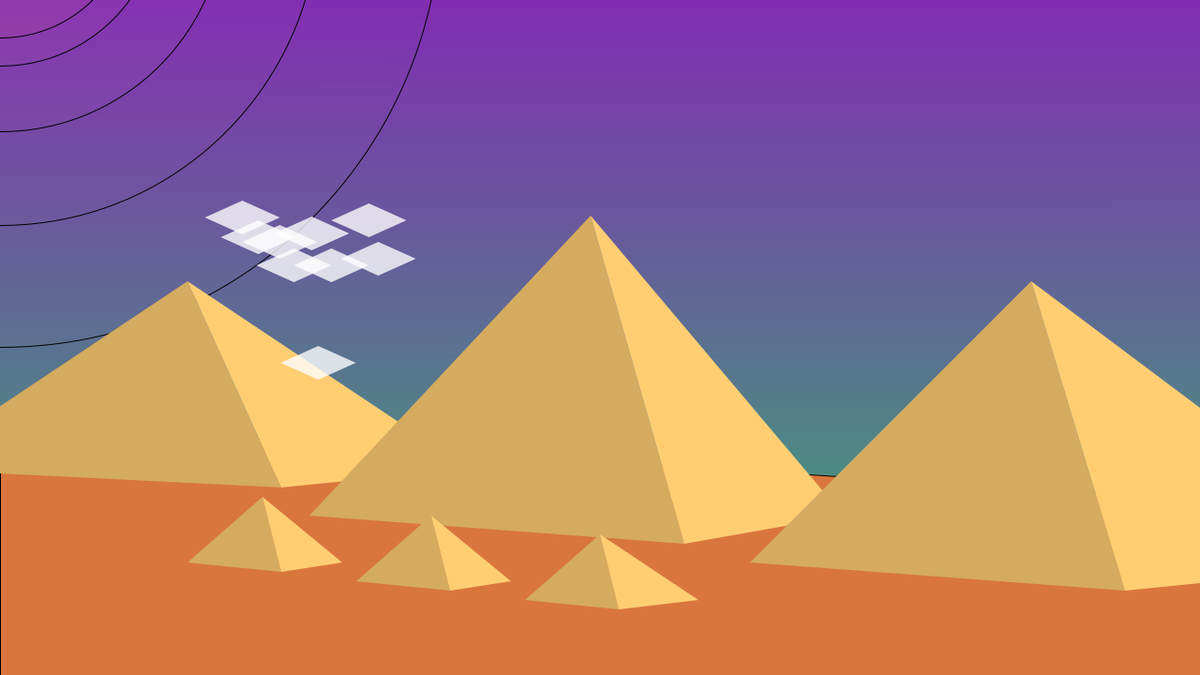
Frame 1 (no input)
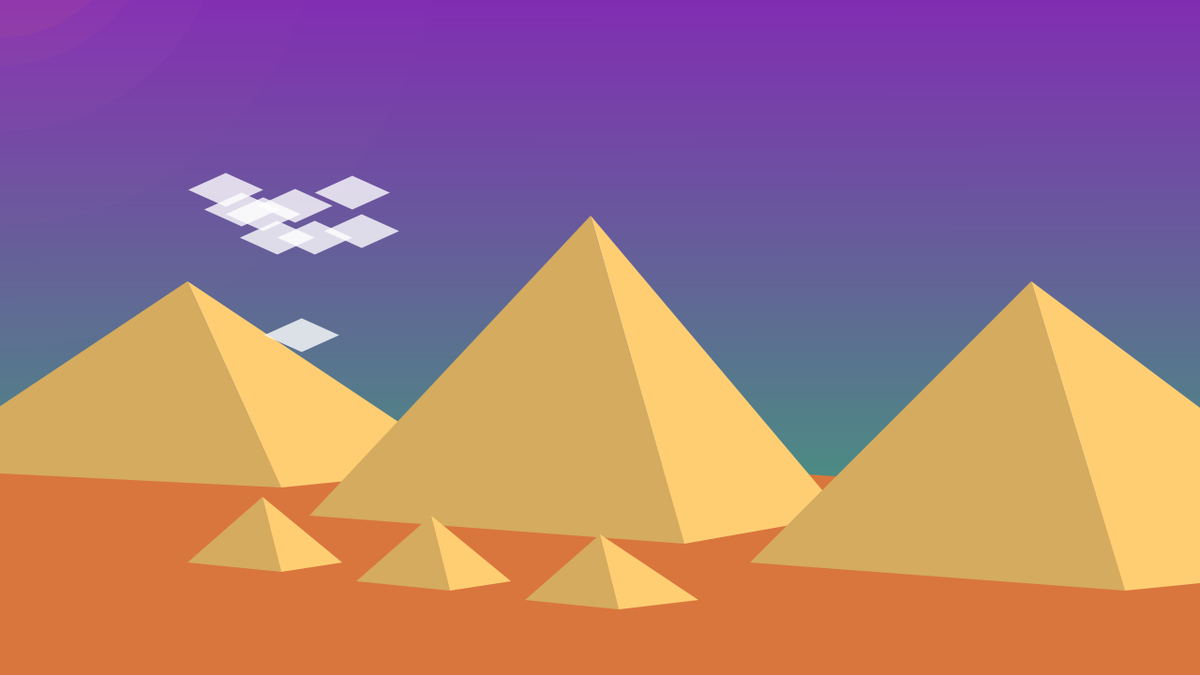
Frame 60 (the mouse pressed at the canvas centre just before this capture)
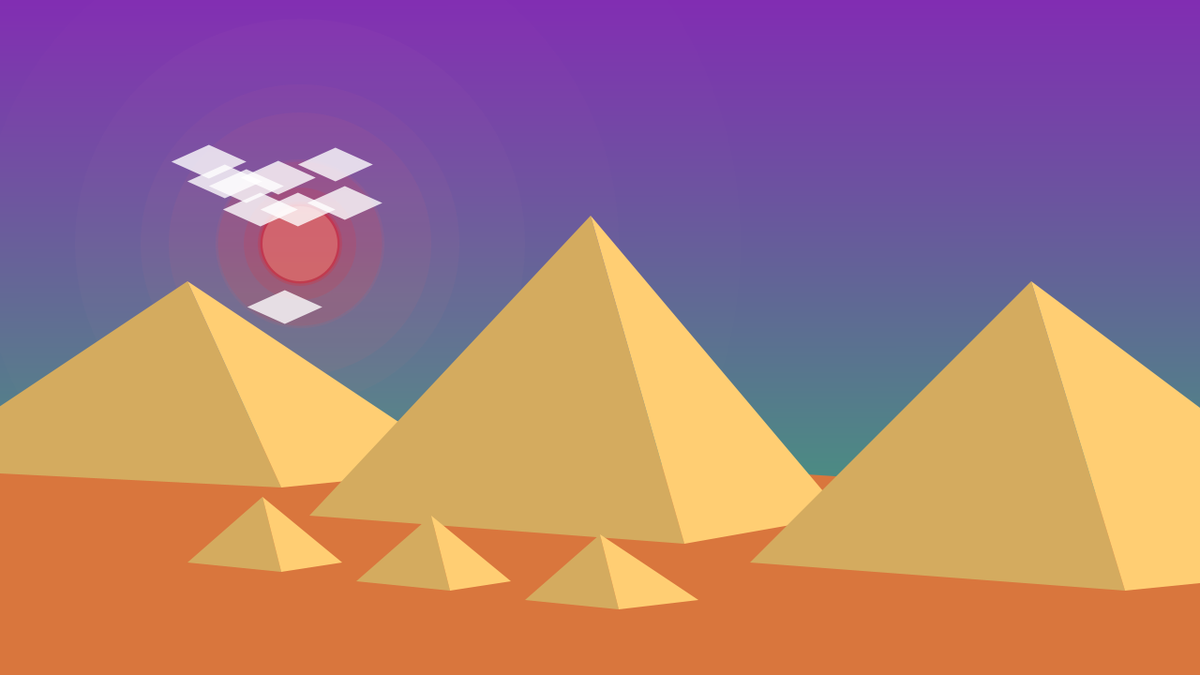
Frame 120 (the mouse held since frame 60 and released just before this capture)

The Processing sketch that drew these frames (run headless with seeded random() and noise(); from frame 60 on, the mouse is pressed at the canvas centre):

// Processing sketch: Homework_2
// ── Homework_2.pde
float posSunX = 0;
float posSunY = 0;
float posCloudX = 0;
float posCloudY = 0;

void setup() {
  size(1280, 720);
}

void draw() {
  background(#822DB3);

  /*
Gradient background sourced from:
   Richard Bourne https://www.openprocessing.org/sketch/803760
   */

  //Griadient background
  color bottomColor = color(#36B370);

  loadPixels();
  for (int i = 0; i<pixels.length; i++)
  {
    float r= red(pixels[i]);
    float g= green(pixels[i]);
    float b= blue(pixels[i]);

    float r2 = red(bottomColor);
    float g2 = green(bottomColor);
    float b2 = blue(bottomColor);

    r = r * (pixels.length - i) / pixels.length + ((r2 * i) / pixels.length);
    g = g * (pixels.length - i) / pixels.length + ((g2 * i) / pixels.length);
    b = b * (pixels.length - i) / pixels.length + ((b2 * i) / pixels.length);
    pixels[i] = color(r, g, b);
  }
  updatePixels();

  //Sun 
  // syntax:ellipse(x,y,w,h);

  //Gradient Ellipses
  fill(255, 237, 199, 1);
  ellipse((mouseX/2), mouseY-100, 940, 940);
  fill(255, 200, 200, 3);
  ellipse((mouseX/2), mouseY-100, 680, 680);
  fill(255, 150, 150, 6);
  ellipse((mouseX/2), mouseY-100, 480, 480);
  fill(255, 130, 130, 10);
  ellipse((mouseX/2), mouseY-100, 340, 340);
  fill(255, 105, 105, 15);
  ellipse((mouseX/2), mouseY-100, 280, 280);
  fill(255, 95, 95, 20);
  ellipse((mouseX/2), mouseY-100, 180, 180);
  fill(255, 55, 55, 25);
  ellipse((mouseX/2), mouseY-100, 175, 175);
  fill(255, 35, 35, 30);
  ellipse((mouseX/2), mouseY-100, 120, 120);
  fill(255, 15, 15, 40);
  ellipse((mouseX/2), mouseY-100, 90, 90);
  fill(255, 0, 0, 63);
  ellipse((mouseX/2), mouseY-100, 85, 85);

  //Main Ellipse
  fill(255, 237, 199, 63);
  tint(255, 127);
  ellipse((mouseX/2), mouseY-100, 80, 80);

  posSunX = posSunX + 3;
  posSunY = posSunY - 3;

  //Sand foreground
  //syntax:quad(x1, y1, x2, y2, x3, y3, x4, y4)(); 
  fill(#D9763D);
  quad(0, height/1.6, width, height/1.35, width, height, 0, height);


  //Pyramids
  // syntax:triangle(x1, y1, x2, y2, x3, y3)
  noStroke();

  // Large Pyramids Numbered Left to Right
  // Pyramid 1 Left Triangle
  fill(#D4AB5F);
  triangle(-100, 500, 200, 300, 300, 520);
  // Pyramid 1 Right Triangle
  fill(#FFCE73);
  triangle(300, 520, 200, 300, 500, 500);

  //Clouds with transparency
  
    fill(255, 200);
    quad(posCloudX+332.5, posCloudY+231, posCloudX+372.5, posCloudY+249, posCloudX+332.5, posCloudY+267, posCloudX+292.5, posCloudY+249);
    quad(posCloudX+393.5, posCloudY+217, posCloudX+433.5, posCloudY+235, posCloudX+393.5, posCloudY+253, posCloudX+353.5, posCloudY+235);
    quad(posCloudX+298.5, posCloudY+240, posCloudX+338.5, posCloudY+258, posCloudX+298.5, posCloudY+276, posCloudX+258.5, posCloudY+258);
    quad(posCloudX+275.5, posCloudY+235, posCloudX+315.5, posCloudY+253, posCloudX+275.5, posCloudY+271, posCloudX+235.5, posCloudY+253);
    quad(posCloudX+258.5, posCloudY+214, posCloudX+298.5, posCloudY+232, posCloudX+258.5, posCloudY+250, posCloudX+218.5, posCloudY+232);
    quad(posCloudX+313.5, posCloudY+265, posCloudX+353.5, posCloudY+283, posCloudX+313.5, posCloudY+301, posCloudX+273.5, posCloudY+283);
    quad(posCloudX+403.5, posCloudY+258, posCloudX+443.5, posCloudY+276, posCloudX+403.5, posCloudY+294, posCloudX+363.5, posCloudY+276);
    quad(posCloudX+353.5, posCloudY+265, posCloudX+393.5, posCloudY+283, posCloudX+353.5, posCloudY+301, posCloudX+313.5, posCloudY+283);
    quad(posCloudX+339.5, posCloudY+369, posCloudX+379.5, posCloudY+387, posCloudX+339.5, posCloudY+405, posCloudX+299.5, posCloudY+387);


    posCloudY = posCloudY - 0.5;
    posCloudX = posCloudX - 0.3;
  
  // Pyramid 2 Left Triangle
  fill(#D4AB5F);
  triangle(330, 550, 630, 230, 730, 580);
  // Pyramid 2 Right Triangle
  fill(#FFCE73);
  triangle(730, 580, 630, 230, 900, 550);

  // Pyramid 3 Left Triangle
  fill(#D4AB5F);
  triangle(800, 600, 1100, 300, 1200, 630);
  // Pyramid 3 Right Triangle
  fill(#FFCE73);
  triangle(1200, 630, 1100, 300, 1500, 600);

  // Small Pyramids Numbered Left to Right
  // Pyramid 1 Left Triangle
  fill(#D4AB5F);
  triangle(200, 600, 280, 530, 300, 610);
  // Pyramid 1 Right Triangle
  fill(#FFCE73);
  triangle(300, 610, 280, 530, 365, 600);

  // Pyramid 2 Left Triangle
  fill(#D4AB5F);
  triangle(380, 620, 460, 550, 480, 630);
  // Pyramid 2 Right Triangle
  fill(#FFCE73);
  triangle(480, 630, 460, 550, 545, 620);

  // Pyramid 3 Left Triangle
  fill(#D4AB5F);
  triangle(560, 640, 640, 570, 660, 650);
  // Pyramid 3 Right Triangle
  fill(#FFCE73);
  triangle(660, 650, 640, 570, 745, 640);
}

//Used to find coordinates on screen
void mousePressed() {
  ellipse( mouseX, mouseY, 2, 2 );
  text( "x: " + mouseX + " y: " + mouseY, mouseX + 2, mouseY );
}
